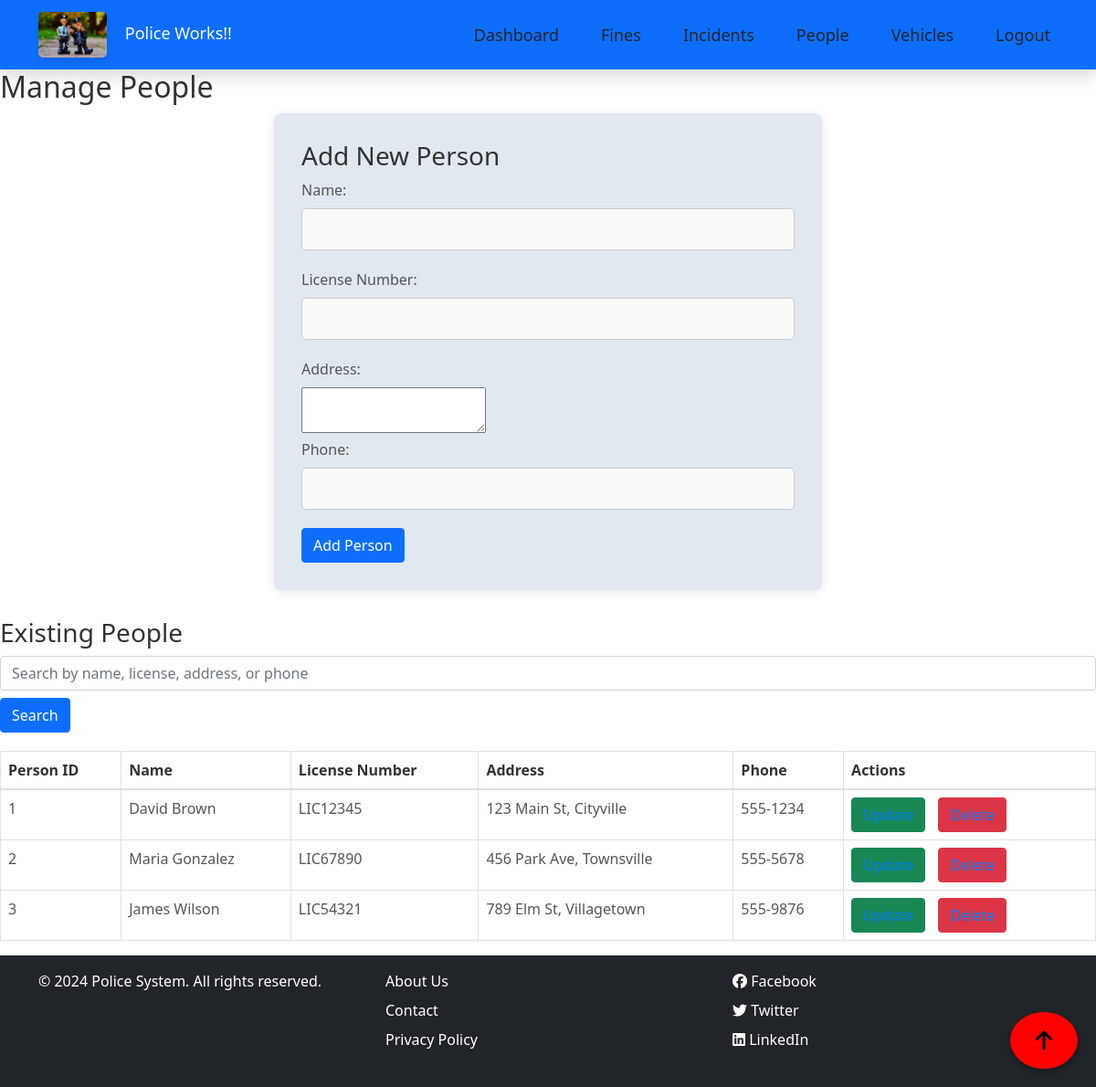
Page /Police_Works_Management_System/cw2/people.php (signed in) on the committed database.
### tables this page shows
CREATE TABLE `people` (
  `person_id` int(11) NOT NULL,
  `name` varchar(100) NOT NULL,
  `license_number` varchar(50) DEFAULT NULL,
  `address` varchar(255) DEFAULT NULL,
  `phone` varchar(20) DEFAULT NULL
);

### Police_Works_Management_System/cw2/people.php (the view, shortened to what this page needs)
<?php
include('db.inc.php');
$search = '';
if (isset($_GET['search'])) {
    $search = $_GET['search'];
    $sql = "SELECT * FROM people WHERE name LIKE ? OR license_number LIKE ? OR address LIKE ? OR phone LIKE ?";
    $stmt = $conn->prepare($sql);
    $search_term = "%$search%";
    $stmt->bind_param("ssss", $search_term, $search_term, $search_term, $search_term);
    $stmt->execute();
    $result = $stmt->get_result();
} else {
    $sql = "SELECT * FROM people";
    $result = $conn->query($sql);
}
?>
<!DOCTYPE html>
<html lang="en">
<head>
    <link rel="stylesheet" href="../assets/css/style.css">
    <link rel="stylesheet" href="https://cdn.jsdelivr.net/npm/bootstrap@4.3.1/dist/css/bootstrap.min.css">
</head>
<body>
    <?php include('navbar.php'); ?>
    <div class="content-container">
        <h2>Manage People</h2>
        <div class="form-container">
            <h3><?php echo isset($person) ? 'Edit Person' : 'Add New Person'; ?></h3>
            <form method="POST">
                <label for="name">Name:</label>
                <input type="text" name="name" value="<?php echo isset($person) ? $person['name'] : ''; ?>" required>
                <label for="license_number">License Number:</label>
                <input type="text" name="license_number" value="<?php echo isset($person) ? $person['license_number'] : ''; ?>" required>
                <label for="address">Address:</label>
                <textarea name="address" required><?php echo isset($person) ? $person['address'] : ''; ?></textarea>
                <label for="phone">Phone:</label>
                <input type="text" name="phone" value="<?php echo isset($person) ? $person['phone'] : ''; ?>" required>
                <button type="submit" name="<?php echo isset($person) ? 'update' : 'add'; ?>"  class="btn btn-primary">
                    <?php echo isset($person) ? 'Update Person' : 'Add Person'; ?>
                </button>
            </form>
        </div>
        <h3>Existing People</h3>
        <form method="GET" class="mb-3">
            <input type="text" name="search" value="<?php echo htmlspecialchars($search); ?>" class="form-control" placeholder="Search by name, license, address, or phone" />
            <button type="submit" class="btn btn-primary mt-2">Search</button>
        </form>
        <table class="data-table table table-bordered">
            <thead>
                <tr>
                    <th>Person ID</th>
                    <th>Name</th>
                    <th>License Number</th>
                    <th>Address</th>
                    <th>Phone</th>
                    <th>Actions</th>
                </tr>
            </thead>
            <tbody>
                <?php while ($row = $result->fetch_assoc()): ?>
                    <tr>
                        <td><?php echo $row['person_id']; ?></td>
                        <td><?php echo $row['name']; ?></td>
                        <td><?php echo $row['license_number']; ?></td>
                        <td><?php echo $row['address']; ?></td>
                        <td><?php echo $row['phone']; ?></td>
                        <td>
                            <a href="people.php?id=<?php echo $row['person_id']; ?>" class="btn btn-success">Update</a>
                            <a href="?delete=<?php echo $row['person_id']; ?>" onclick="return confirm('Are you sure you want to delete this person?');" class="btn btn-danger">Delete</a>
                        </td>
                    </tr>
                <?php endwhile; ?>
            </tbody>
        </table>
    </div>
    <?php include('footer.php'); ?>
</body>
</html>

### Police_Works_Management_System/assets/css/style.css (style rules this page uses)
* { margin: 0; padding: 0; box-sizing: border-box; }
body { font-family: Arial, sans-serif; background-color: #f4f7f6; color: #333; min-height: 100vh; display: flex; flex-direction: column; justify-content: flex-start; }
h2, h3 { color: #333; margin-bottom: 20px; }
a { text-decoration: none; color: #007bff; }
.form-container { background-color: #e1e8f0; padding: 30px; border-radius: 8px; box-shadow: 0 2px 10px rgba(0, 0, 0, 0.1); margin-bottom: 30px; max-width: 600px; margin-left: auto; margin-right: auto; margin-top: 10px; }
.form-container label { display: block; margin-bottom: 8px; color: #555; }
.form-container input, .form-container select { width: 100%; padding: 10px; margin-bottom: 20px; border: 1px solid #ccc; border-radius: 5px; font-size: 16px; background-color: #f9f9f9; }
.data-table { width: 100%; border-collapse: collapse; margin-top: 20px; }
.data-table th, .data-table td { padding: 12px 15px; text-align: left; border-bottom: 1px solid #ddd; }
.data-table th { background-color: #f1f1f1; color: #333; font-weight: bold; }
.data-table td { background-color: white; color: #555; }
.data-table a { color: #007bff; margin-right: 10px; }
button { all: unset; cursor: pointer; }
input { margin: 10px; }

### rows in the picture
people: person_id "1", name "David Brown", license_number "LIC12345", address "123 Main St, Cityville", phone "555-1234"
people: person_id "2", name "Maria Gonzalez", license_number "LIC67890", address "456 Park Ave, Townsville", phone "555-5678"
people: person_id "3", name "James Wilson", license_number "LIC54321", address "789 Elm St, Villagetown", phone "555-9876"
